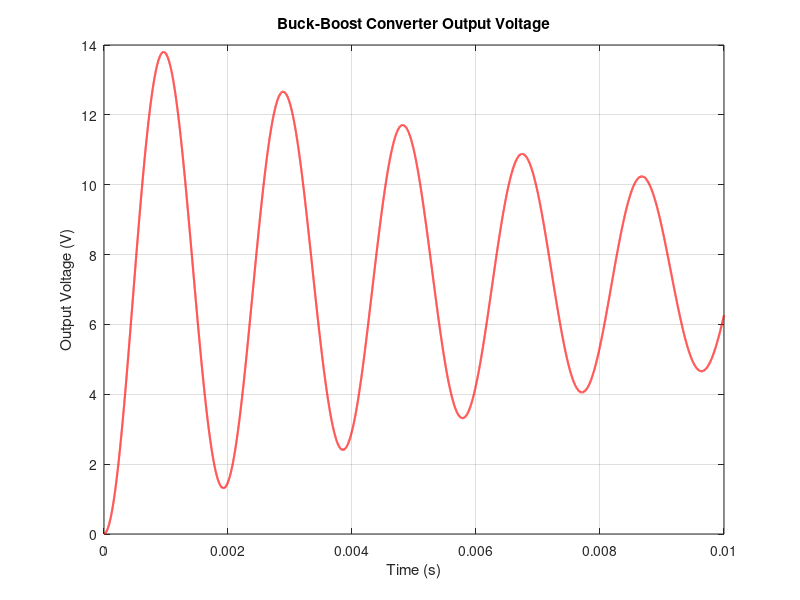

Reproduce this figure in MATLAB.
% buck_boost_converter.m
% Simple Buck-Boost Converter Simulation in MATLAB
% Author: [Your Name]

%% Parameters
Vin = 12;          % Input voltage (V)
D = 0.6;           % Duty cycle
R = 10;            % Load resistance (ohm)
L = 200e-6;        % Inductor (H)
C = 470e-6;        % Capacitor (F)
fs = 50e3;         % Switching frequency (Hz)
T = 1/fs;          % Switching period

% Time settings
t_end = 0.01;      % Simulation time (s)
dt = T/100;        % Time step
t = 0:dt:t_end;

% Initialize variables
IL = zeros(size(t));
Vc = zeros(size(t));
Vo = zeros(size(t));

%% Simulation loop
for k = 2:length(t)
    % Switch ON
    if mod(t(k), T) < D*T
        dIL = (Vin - Vc(k-1)) / L * dt;
    else
        % Switch OFF
        dIL = (-Vc(k-1)) / L * dt;
    end
    
    IL(k) = IL(k-1) + dIL;
    Vc(k) = Vc(k-1) + (IL(k)/C - Vc(k-1)/(R*C)) * dt;
    Vo(k) = Vc(k);
end

%% Plot Results
figure;
plot(t, Vo, 'r', 'LineWidth', 1.5);
xlabel('Time (s)'); ylabel('Output Voltage (V)');
title('Buck-Boost Converter Output Voltage');
grid on;
saveas(gcf, 'Results/buck_boost_output.png');
